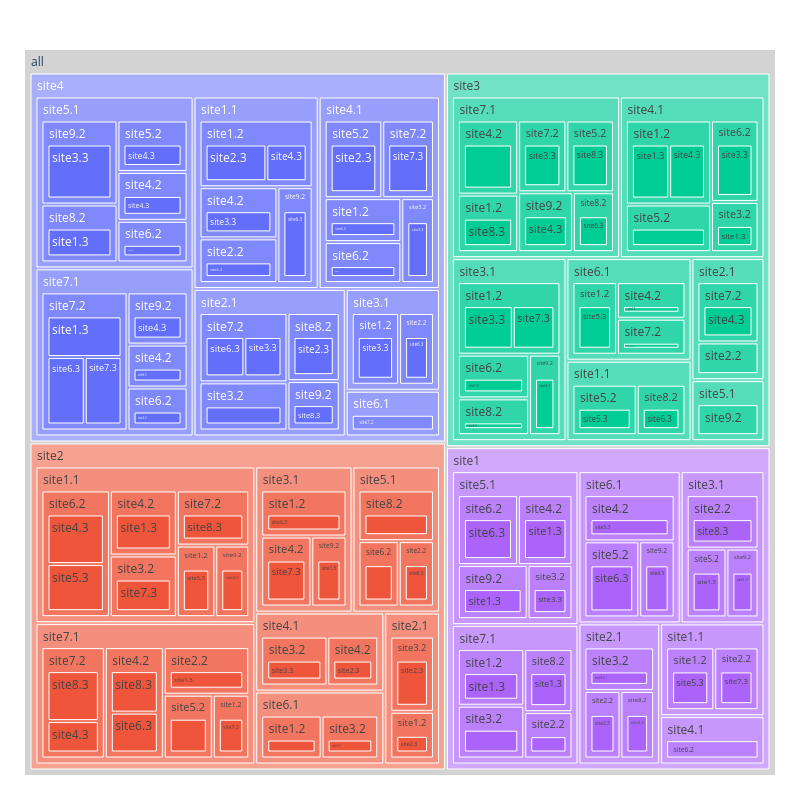

Notebook code for this chart:
### Code cell
make_treemap(df_2025)

### Figure 1 — Plotly figure (JSON) as saved in the notebook; plotly's stock layout.template omitted (floating-point values rounded to 4 significant figures; data arrays with more than 128 entries replaced by an {"elided": "..."} marker saying what was removed)
{"data": [{"branchvalues": "total", "domain": {"x": [0, 1], "y": [0, 1]}, "hovertemplate": "labels=%{label}<br>Total=%{value}<br>parent=%{parent}<br>id=%{id}<extra></extra>", "ids": {"elided": "222 str values"}, "labels": {"elided": "222 str values"}, "name": "", "parents": {"elided": "222 str values"}, "root": {"color": "lightgrey"}, "type": "treemap", "values": {"elided": "222 int values"}}], "layout": {"autosize": false, "height": 800, "legend": {"tracegroupgap": 0}, "margin": {"b": 25, "l": 25, "r": 25, "t": 50}, "width": 800}}
